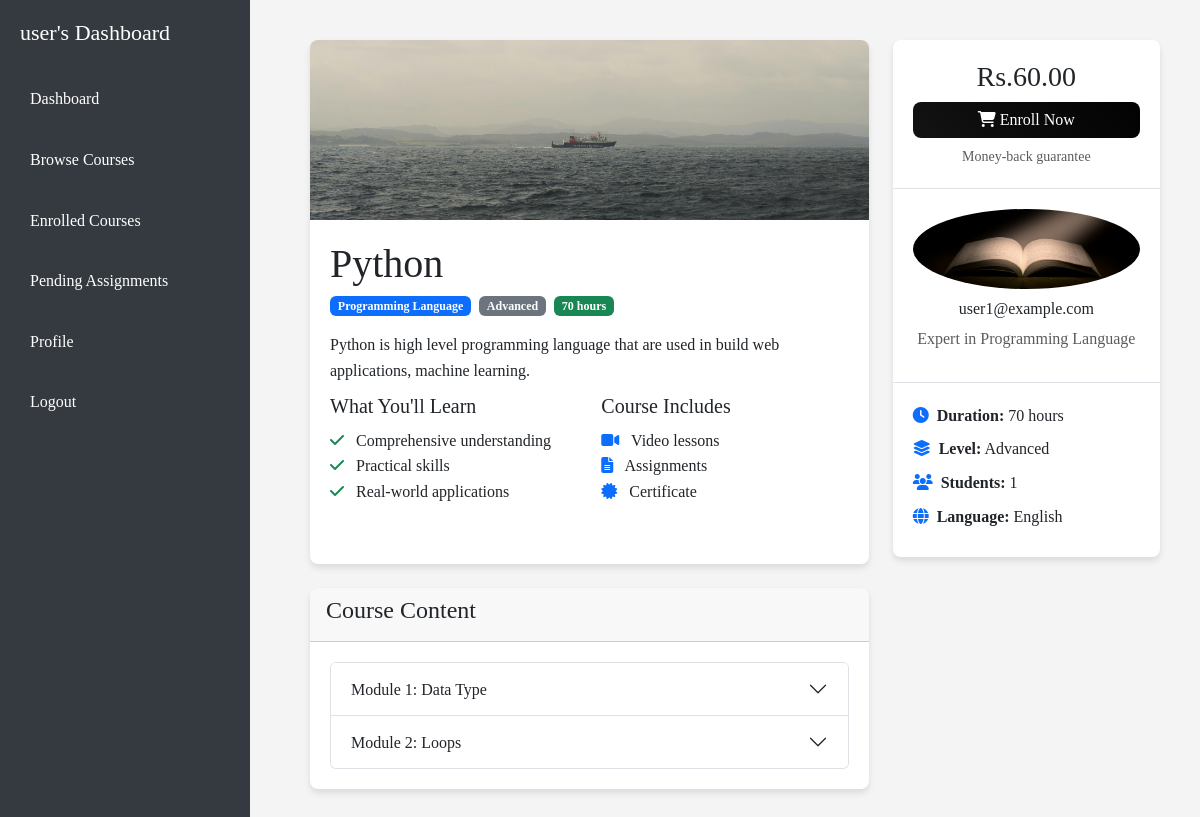
/lms/courses/1/ (signed in), run on the app's committed database.
### lms/models.py (models this page shows, shortened)
class Course(models.Model):
    LEVEL_CHOICES = [
        ('beginner', 'Beginner'),
        ('intermediate', 'Intermediate'),
        ('advanced', 'Advanced'),
    ]
    title = models.CharField(max_length=200)
    description = models.TextField()
    instructor = models.ForeignKey(User, on_delete=models.CASCADE, related_name='courses_taught')
    category = models.ForeignKey(CourseCategory, on_delete=models.SET_NULL, null=True)
    level = models.CharField(max_length=20, choices=LEVEL_CHOICES, default='beginner')
    price = models.DecimalField(max_digits=10, decimal_places=2, default=0.00)
    duration_hours = models.PositiveIntegerField(default=0)
    thumbnail = models.ImageField(upload_to='course_thumbnails/', blank=True, null=True)
    is_published = models.BooleanField(default=False)
    created_at = models.DateTimeField(auto_now_add=True)
    updated_at = models.DateTimeField(auto_now=True)

class CourseCategory(models.Model):
    name = models.CharField(max_length=100)
    description = models.TextField(blank=True)
    created_at = models.DateTimeField(auto_now_add=True)
    class Meta:
        verbose_name_plural = "Course Categories"

class Module(models.Model):
    course = models.ForeignKey(Course, on_delete=models.CASCADE, related_name='modules')
    title = models.CharField(max_length=200)
    description = models.TextField(blank=True)
    order = models.PositiveIntegerField(default=0)
    created_at = models.DateTimeField(auto_now_add=True)
    class Meta:
        ordering = ['order']

### lms/views.py (the view)
# urls.py: path('courses/<int:course_id>/', course_detail, name='course_detail'),
@login_required
def course_detail(request, course_id):
    course = get_object_or_404(Course, id=course_id, is_published=True)
    modules = course.modules.prefetch_related('lessons').order_by('order')
    enrolled = Enrollment.objects.filter(student=request.user, course=course).exists()
    total_funded = Funding.objects.filter(
        course=course,
    ).aggregate(total=Sum('amount'))['total'] or 0
    discounted_price = float(course.price) - float(total_funded)
    if discounted_price < 0:
        discounted_price = 0
    if request.method == 'POST' and not enrolled:
        Enrollment.objects.create(student=request.user, course=course)
        return redirect('course_detail', course_id=course.id)
    context = {
        'course': course,
        'modules': modules,
        'enrolled': enrolled,
        'total_funded': total_funded,          # NEW
        'discounted_price': discounted_price,  # NEW
    }
    return render(request, 'course_detail.html', context)

### templates/course_detail.html (shortened to what this page needs)
{% load static %}
<!DOCTYPE html>
<html lang="en">
<head>
  <link href="https://cdn.jsdelivr.net/npm/bootstrap@5.3.0/dist/css/bootstrap.min.css" rel="stylesheet">
</head>
<body>
  <div class="sidebar">
    <h2>{{ user.first_name }}'s Dashboard</h2>
    <a href="{% url 'student_dashboard' %}">Dashboard</a>
    <a href="{% url 'course_list' %}">Browse Courses</a>
    <a href="#">Enrolled Courses</a>
    <a href="#">Pending Assignments</a>
    <a href="#">Profile</a>
    <a href="{% url 'signout' %}">Logout</a>
  </div>
  <div class="main-content">
  <div class="row">
    <div class="col-md-8">
      <div class="card mb-4 course-card">
        {% if course.thumbnail %}
        <img src="{{ course.thumbnail.url }}" class="card-img-top" alt="{{ course.title }}">
        {% else %}
        <img src="https://via.placeholder.com/800x400?text=Course+Banner" class="card-img-top" alt="Course banner">
        {% endif %}
        <div class="card-body">
          <h1 class="card-title">{{ course.title }}</h1>
          <div class="d-flex flex-wrap gap-2 mb-3">
            <span class="badge bg-primary">{{ course.category.name }}</span>
            <span class="badge bg-secondary">{{ course.level|title }}</span>
            <span class="badge bg-success">{{ course.duration_hours }} hours</span>
          </div>
          <p>{{ course.description }}</p>
          <div class="row mb-4">
            <div class="col-md-6">
              <h5>What You'll Learn</h5>
              <ul class="list-unstyled">
                <li><i class="fas fa-check text-success me-2"></i> Comprehensive understanding</li>
                <li><i class="fas fa-check text-success me-2"></i> Practical skills</li>
                <li><i class="fas fa-check text-success me-2"></i> Real-world applications</li>
              </ul>
            </div>
            <div class="col-md-6">
              <h5>Course Includes</h5>
              <ul class="list-unstyled">
                <li><i class="fas fa-video text-primary me-2"></i> Video lessons</li>
                <li><i class="fas fa-file-alt text-primary me-2"></i> Assignments</li>
                <li><i class="fas fa-certificate text-primary me-2"></i> Certificate</li>
              </ul>
            </div>
          </div>
        </div>
      </div>
      <div class="card mb-4 course-card">
        <div class="card-header">
          <h4>Course Content</h4>
        </div>
        <div class="card-body">
          <div class="accordion" id="courseAccordion">
            {% for module in course.modules.all %}
            <div class="accordion-item">
              <h2 class="accordion-header" id="heading{{ module.id }}">
                <button class="accordion-button collapsed" type="button" data-bs-toggle="collapse"
                        data-bs-target="#collapse{{ module.id }}" aria-expanded="false"
                        aria-controls="collapse{{ module.id }}">
                  Module {{ forloop.counter }}: {{ module.title }}
                </button>
              </h2>
            </div>
            {% empty %}
            <p class="text-muted">No modules available for this course yet.</p>
            {% endfor %}
          </div>
        </div>
      </div>
    </div>
    <div class="col-md-4">
      <div class="card mb-4 course-card">
        <div class="card-body text-center">
          {% if total_funded > 0 %}
            <div class="alert alert-info text-start">
                <strong>Sponsors funded: Rs. {{ total_funded }}</strong><br>
                <small>This course is now discounted!</small>
            </div>
            <h4>
                <span class="text-danger text-decoration-line-through">
                    Rs.{{ course.price }}
                </span>
            </h4>
            <h3 class="text-success">Rs.{{ discounted_price }}</h3>
          {% else %}
              <h3 class="text">Rs.{{ course.price }}</h3>
          {% endif %}
          {% if is_enrolled %}
          <div class="alert alert-success">
            <i class="fas fa-check-circle"></i> You are enrolled
          </div>
          <a href="{% url 'course_content' course.id %}" class="btn btn-success w-100 mb-2">Continue Learning</a>
          {% else %}
          <form method="get" action="{% url 'checkout' course.id %}">
            <button type="submit" class="btn btn-primary w-100 mb-2">
              <i class="fas fa-shopping-cart"></i> Enroll Now
            </button>
          </form>
          {% endif %}
          <small class="text-muted">Money-back guarantee</small>
        </div>
        <div class="card-body text-center border-top">
          <img src="{% static 'images/pic1.jpg' %}" class="instructor-img" alt="Instructor profile">
          <h6>{{ course.instructor.get_username }}</h6>
          <p class="text-muted">Expert in {{ course.category.name }}</p>
        </div>
        <div class="card-body border-top text-start">
          <ul class="list-unstyled mb-0">
            <li class="mb-2"><i class="fas fa-clock text-primary me-2"></i><strong>Duration:</strong> {{ course.duration_hours }} hours</li>
            <li class="mb-2"><i class="fas fa-layer-group text-primary me-2"></i><strong>Level:</strong> {{ course.level|title }}</li>
            <li class="mb-2"><i class="fas fa-users text-primary me-2"></i><strong>Students:</strong> {{ course.enrollments.count }}</li>
            <li class="mb-2"><i class="fas fa-globe text-primary me-2"></i><strong>Language:</strong> English</li>
          </ul>
        </div>
      </div>
    </div>
  </div>
</body>
</html>

### templates/course_detail.html (style rules this page uses)
body { font-family: "Times New Roman", serif; line-height: 1.6; color: #333; background: #f4f4f4; margin: 0; }
.sidebar { position: fixed; top: 0; left: 0; width: 250px; height: 100%; background: #343a40; color: #fff; display: flex; flex-direction: column; padding: 20px; overflow-y: auto; padding-bottom: 20px; }
.sidebar h2 { font-size: 22px; margin-bottom: 30px; }
.sidebar a { color: #fff; text-decoration: none; margin-bottom: 15px; padding: 10px; border-radius: 5px; display: block; font-weight: 500; }
.main-content { margin-left: 270px; padding: 40px; }
.course-card { display: flex; flex-direction: column; border: none; box-shadow: 0 4px 6px rgba(0,0,0,0.1); transition: transform 0.3s ease, box-shadow 0.3s ease; background: #fff; border-radius: 0.5rem; overflow: hidden; margin-bottom: 20px; padding: 0; }
.course-card img { max-height: 180px; object-fit: cover; width: 100%; }
.course-card .card-body { display: flex; flex-direction: column; flex-grow: 1; padding: 20px; }
.course-card h5 { margin-bottom: 10px; }
.course-card p { margin-bottom: 10px; }
.btn { border-radius: 0.5rem; font-weight: 500; transition: all 0.3s ease; }
.btn-primary { background: linear-gradient(45deg, #131314, #020202); border: none; color: #fff; }
.instructor-img { width: 80px; height: 80px; object-fit: cover; border-radius: 50%; margin-bottom: 10px; }

### data on the page
Course: thumbnail (picture), title "Python", category.name "Programming Language", level "Advanced", duration_hours "70", description "Python is high level programming language that are used in build web applications, machine learning.", price "60.00", instructor.get_username "user1@example.com", enrollments.count "1"
Module: title "Data Type"
Module: title "Loops"

### other printed values
{{ user.first_name }} "user"
